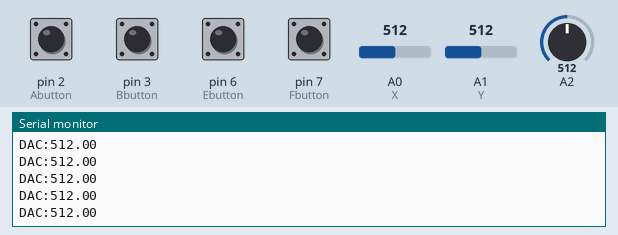
This sketch was run on a simulated Arduino Uno, built with avr-gcc and run on an emulated ATmega328P. On the bench: the last lines printed to the serial monitor. Inputs (shaded band) come from the test bench; at power-on: pin 2 (Abutton), pin 3 (Bbutton), pin 6 (Ebutton), pin 7 (Fbutton) HIGH, A0 (X) = 512, A1 (Y) = 512, A2 = 512.

Above: at 1.2 s.
1.3 s: A0 (X) set to 90
At 2.3 s:
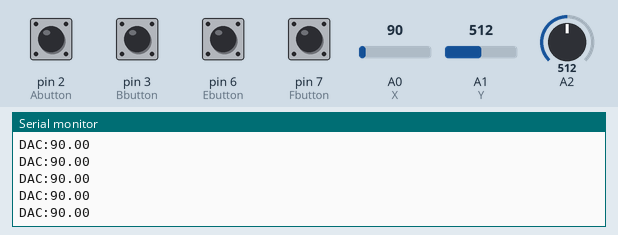
4.3 s: A0 (X) set to 110
At 5.3 s:
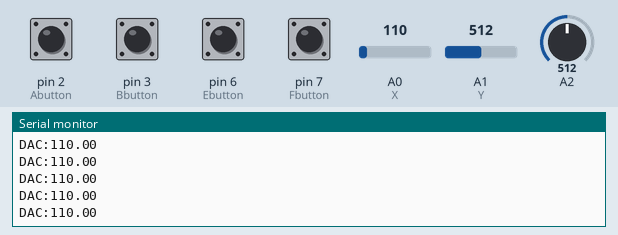
8.8 s: A0 (X) set to 0
At 9.3 s:
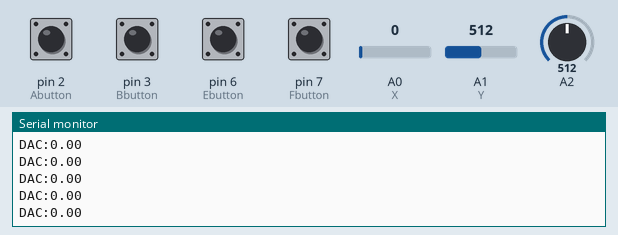
Timing chart, 0 to 11.8 s (numbered marks = the images above; inputs shaded):
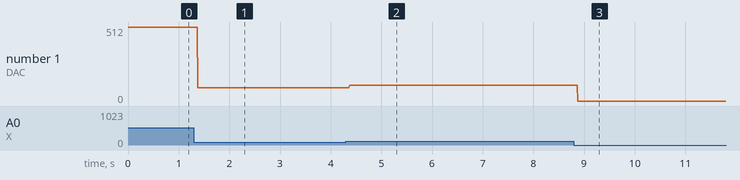

Measured:
- after the input at 1.3 s, the serial monitor: prints a new line after 0.07 s (image 1)
- after the input at 4.3 s, the serial monitor: prints a new line after 0.07 s (image 2)
- after the input at 8.8 s, the serial monitor: prints a new line after 0.08 s (image 3)
- plotted number 1: 512 → 90 after the input at 1.3 s, 90 → 110 after the input at 4.3 s, 110 → 0 after the input at 8.8 s

The sketch:

archord.ino
```cpp
#include <Wire.h>
#include <Adafruit_MCP4725.h>
#include "musicalNotes.h" // A3_note to B5_note
#include "hardware.h"
#define soundPin 13

Adafruit_MCP4725 dac;

float phase = 0.0;
unsigned long lastTime = 0;

float rootFrequency = C4_note;
float currentNote = C4_note;
bool lastNoteBtnState = HIGH;

int waveType = SINE_WAVE;
int currentWaveType = SINE_WAVE;
bool lastWaveBtnState = HIGH;

float volume = 1.0;
float fadeRate = 0.95;
bool mutePressed = false;
bool volumeOn = true;
bool lastVolBtnState = HIGH;

void setup(){
  for (int i=0; i < 9; i++) pinMode(i,INPUT_PULLUP);
  pinMode(X, INPUT);
  pinMode(Y, INPUT);

  pinMode(A0, INPUT);
  pinMode(A1, INPUT);
  pinMode(A2, INPUT);
  noTone(soundPin);


  Serial.begin(9600);
  dac.begin(0x60);
}

int getWaveValue(int index, int waveType){
    switch(waveType){
      case SQUARE_WAVE:
        return pgm_read_word(&squareTable[index]);
        break;
      case SINE_WAVE:
        return pgm_read_word(&sineTable[index]);
        break;
      case SAW_WAVE:
        return pgm_read_word(&sawTable[index]);
        break;
      default:
        return 0;
        break;
    }
}

float getRootFrequency(){
    if (!digitalRead(Abutton)) return C5_note*2;
    if (!digitalRead(Bbutton)) return C4_note/2;
    if     (analogIsUp() && analogIsLeft() )return C5_note*2;
    else if(analogIsUp() && analogIsRight() ) return D4_note;
    else if(analogIsDown() && analogIsRight() )return F4_note;
    else if(analogIsDown() && analogIsLeft() )return A4_note;
    else if(analogIsUp() ) return C4_note/2;
    else if(analogIsDown() )return G4_note;
    else if(analogIsLeft() )return B4_note;
    else if(analogIsRight() ) return E4_note;

    return rootFrequency;
}

int changeWaveType(int currentType){
  if(currentType == SQUARE_WAVE) return SINE_WAVE;
  if(currentType == SINE_WAVE) return SAW_WAVE;
  if(currentType == SAW_WAVE) return SQUARE_WAVE;
  return 0;
}

void loop(){
  unsigned long now = micros();
  if (now - lastTime >= 100) {

    lastTime = now;
    rootFrequency = getRootFrequency();
    int index = (int)phase & 0xFF;      // 0-255
    uint16_t dacValue = getWaveValue(index, waveType); // getWaveValue(index, waveType)

    bool currentMute = !digitalRead(Ebutton);
    if (currentMute )                       volume = max(0.0, volume * fadeRate);
    else if (!currentMute && volume < 1.0)  volume = min(1.0, volume / fadeRate);

    if (!digitalRead(Fbutton)) waveType = changeWaveType(waveType);

    dac.setVoltage(dacValue, false);

    phase += (256.0 * rootFrequency) / 10000.0;
    if (phase >= 256.0) phase -= 256.0;

    printOutputs(dacValue);
  }
}


bool analogIsUp() {
  return analogRead(Y) > 750;
}

bool analogIsDown() {
  return analogRead(Y) < 250;
}

bool analogIsLeft() {
  return analogRead(X) < 250;
}

bool analogIsRight() {
  return analogRead(X) > 750;
}


void printInputs(float xRead, float yRead){
  Serial.print("X val: ");
  Serial.println("Y val: ");
  Serial.print(xRead);
  Serial.print("   ");
  Serial.println(yRead);

  if      (!digitalRead(K))       Serial.println("K");
  else if (!digitalRead(Fbutton)) Serial.println("F");
  else if (!digitalRead(Ebutton))       Serial.println("E");
  else if (!digitalRead(Dbutton))       Serial.println("D");
  else if (!digitalRead(Cbutton))       Serial.println("C");
  else if (!digitalRead(Bbutton))       Serial.println("B");
  else if (!digitalRead(Abutton))       Serial.println("A");
}

void printOutputs(float dacTeoreticalValue){
    float dacMeasuredValue = analogRead(A0);
    float opampValue = analogRead(A1);
    float opampInput = analogRead(A2);
    float amplitude = 10.0;

//    Serial.print("Teorico:");
//    Serial.print(amplitude*dacTeoreticalValue/DacMaxValue);
//    Serial.print(",");
    Serial.print("DAC:");
    Serial.println(dacMeasuredValue);
//    Serial.print(",");
//    Serial.print("OpampInput:");
//    Serial.print(amplitude*opampInput/OutMaxValue);
//    Serial.print(",");
//    Serial.print("OpAmp:");
//    Serial.println(amplitude*opampValue/350.0);
}
```

hardware.h
```cpp
#pragma once

#define soundPin 13
#define X A0
#define Y A1
#define K 8
#define Fbutton 7
#define Ebutton 6
#define Dbutton 5
#define Cbutton 4
#define Bbutton 3
#define Abutton 2

#define DacMaxValue 4096.0
#define OutMaxValue 1024.0
```

musicalNotes.h
```cpp
#pragma once

float G3_note = 196.0;
float A3_note = 220.0;
float B3_note = 246.94;

float C4_note = 261.63;
float D4_note = 293.66;
float E4_note = 329.63;
float F4_note = 349.23;
float G4_note = 392.0;
float A4_note = 440.0;
float B4_note = 493.88;

float C5_note = 523.25;
float D5_note = 487.33;
float E5_note = 659.25;
float F5_note = 698.46;
float G5_note = 783.99;
float A5_note = 880.0;
float B5_note = 987.77;

const int SQUARE_WAVE = 1;
const int SINE_WAVE = 2;
const int SAW_WAVE = 3;

void printInputs(float xRead, float yRead);
void printOutputs(uint16_t dacValue, int adcValue);

bool analogIsLeft();
bool analogIsRight();
bool analogIsDown();
bool analogIsUp();

const PROGMEM uint16_t sineTable[256] = {
  2048, 2098, 2148, 2198, 2248, 2298, 2348, 2398,
  2447, 2496, 2545, 2594, 2642, 2690, 2737, 2784,
  2831, 2877, 2923, 2968, 3013, 3057, 3100, 3143,
  3185, 3226, 3267, 3307, 3346, 3385, 3423, 3459,
  3495, 3530, 3565, 3598, 3630, 3662, 3692, 3722,
  3750, 3777, 3804, 3829, 3853, 3876, 3898, 3919,
  3939, 3958, 3975, 3992, 4007, 4021, 4034, 4045,
  4056, 4065, 4073, 4080, 4085, 4089, 4093, 4094,
  4095, 4094, 4093, 4089, 4085, 4080, 4073, 4065,
  4056, 4045, 4034, 4021, 4007, 3992, 3975, 3958,
  3939, 3919, 3898, 3876, 3853, 3829, 3804, 3777,
  3750, 3722, 3692, 3662, 3630, 3598, 3565, 3530,
  3495, 3459, 3423, 3385, 3346, 3307, 3267, 3226,
  3185, 3143, 3100, 3057, 3013, 2968, 2923, 2877,
  2831, 2784, 2737, 2690, 2642, 2594, 2545, 2496,
  2447, 2398, 2348, 2298, 2248, 2198, 2148, 2098,
  2048, 1997, 1947, 1897, 1847, 1797, 1747, 1697,
  1648, 1599, 1550, 1501, 1453, 1405, 1358, 1311,
  1264, 1218, 1172, 1127, 1082, 1038,  995,  952,
   910,  869,  828,  788,  749,  710,  672,  636,
   600,  565,  530,  497,  465,  433,  403,  373,
   345,  318,  291,  266,  242,  219,  197,  176,
   156,  137,  120,  103,   88,   74,   61,   50,
    39,   30,   22,   15,   10,    6,    2,    1,
     0,    1,    2,    6,   10,   15,   22,   30,
    39,   50,   61,   74,   88,  103,  120,  137,
   156,  176,  197,  219,  242,  266,  291,  318,
   345,  373,  403,  433,  465,  497,  530,  565,
   600,  636,  672,  710,  749,  788,  828,  869,
   910,  952,  995, 1038, 1082, 1127, 1172, 1218,
  1264, 1311, 1358, 1405, 1453, 1501, 1550, 1599,
  1648, 1697, 1747, 1797, 1847, 1897, 1947, 1997
};

const PROGMEM uint16_t squareTable[256] = {
  4095, 4095, 4095, 4095, 4095, 4095, 4095, 4095,
  4095, 4095, 4095, 4095, 4095, 4095, 4095, 4095,
  4095, 4095, 4095, 4095, 4095, 4095, 4095, 4095,
  4095, 4095, 4095, 4095, 4095, 4095, 4095, 4095,
  4095, 4095, 4095, 4095, 4095, 4095, 4095, 4095,
  4095, 4095, 4095, 4095, 4095, 4095, 4095, 4095,
  4095, 4095, 4095, 4095, 4095, 4095, 4095, 4095,
  4095, 4095, 4095, 4095, 4095, 4095, 4095, 4095,
  4095, 4095, 4095, 4095, 4095, 4095, 4095, 4095,
  4095, 4095, 4095, 4095, 4095, 4095, 4095, 4095,
  4095, 4095, 4095, 4095, 4095, 4095, 4095, 4095,
  4095, 4095, 4095, 4095, 4095, 4095, 4095, 4095,
  4095, 4095, 4095, 4095, 4095, 4095, 4095, 4095,
  4095, 4095, 4095, 4095, 4095, 4095, 4095, 4095,
  4095, 4095, 4095, 4095, 4095, 4095, 4095, 4095,
  4095, 4095, 4095, 4095, 4095, 4095, 4095, 4095,
  0, 0, 0, 0, 0, 0, 0, 0,
  0, 0, 0, 0, 0, 0, 0, 0,
  0, 0, 0, 0, 0, 0, 0, 0,
  0, 0, 0, 0, 0, 0, 0, 0,
  0, 0, 0, 0, 0, 0, 0, 0,
  0, 0, 0, 0, 0, 0, 0, 0,
  0, 0, 0, 0, 0, 0, 0, 0,
  0, 0, 0, 0, 0, 0, 0, 0,
  0, 0, 0, 0, 0, 0, 0, 0,
  0, 0, 0, 0, 0, 0, 0, 0,
  0, 0, 0, 0, 0, 0, 0, 0,
  0, 0, 0, 0, 0, 0, 0, 0,
  0, 0, 0, 0, 0, 0, 0, 0,
  0, 0, 0, 0, 0, 0, 0, 0,
  0, 0, 0, 0, 0, 0, 0, 0,
  0, 0, 0, 0, 0, 0, 0, 0
};

const PROGMEM uint16_t sawTable[256] = {
  0, 16, 32, 48, 64, 80, 96, 112,
  128, 144, 160, 176, 192, 208, 224, 240,
  256, 272, 288, 304, 320, 336, 352, 368,
  384, 400, 416, 432, 448, 464, 480, 496,
  512, 528, 544, 560, 576, 592, 608, 624,
  640, 656, 672, 688, 704, 720, 736, 752,
  768, 784, 800, 816, 832, 848, 864, 880,
  896, 912, 928, 944, 960, 976, 992, 1008,
  1024, 1040, 1056, 1072, 1088, 1104, 1120, 1136,
  1152, 1168, 1184, 1200, 1216, 1232, 1248, 1264,
  1280, 1296, 1312, 1328, 1344, 1360, 1376, 1392,
  1408, 1424, 1440, 1456, 1472, 1488, 1504, 1520,
  1536, 1552, 1568, 1584, 1600, 1616, 1632, 1648,
  1664, 1680, 1696, 1712, 1728, 1744, 1760, 1776,
  1792, 1808, 1824, 1840, 1856, 1872, 1888, 1904,
  1920, 1936, 1952, 1968, 1984, 2000, 2016, 2032,
  2048, 2064, 2080, 2096, 2112, 2128, 2144, 2160,
  2176, 2192, 2208, 2224, 2240, 2256, 2272, 2288,
  2304, 2320, 2336, 2352, 2368, 2384, 2400, 2416,
  2432, 2448, 2464, 2480, 2496, 2512, 2528, 2544,
  2560, 2576, 2592, 2608, 2624, 2640, 2656, 2672,
  2688, 2704, 2720, 2736, 2752, 2768, 2784, 2800,
  2816, 2832, 2848, 2864, 2880, 2896, 2912, 2928,
  2944, 2960, 2976, 2992, 3008, 3024, 3040, 3056,
  3072, 3088, 3104, 3120, 3136, 3152, 3168, 3184,
  3200, 3216, 3232, 3248, 3264, 3280, 3296, 3312,
  3328, 3344, 3360, 3376, 3392, 3408, 3424, 3440,
  3456, 3472, 3488, 3504, 3520, 3536, 3552, 3568,
  3584, 3600, 3616, 3632, 3648, 3664, 3680, 3696,
  3712, 3728, 3744, 3760, 3776, 3792, 3808, 3824,
  3840, 3856, 3872, 3888, 3904, 3920, 3936, 3952,
  3968, 3984, 4000, 4016, 4032, 4048, 4064, 4080
};
```
